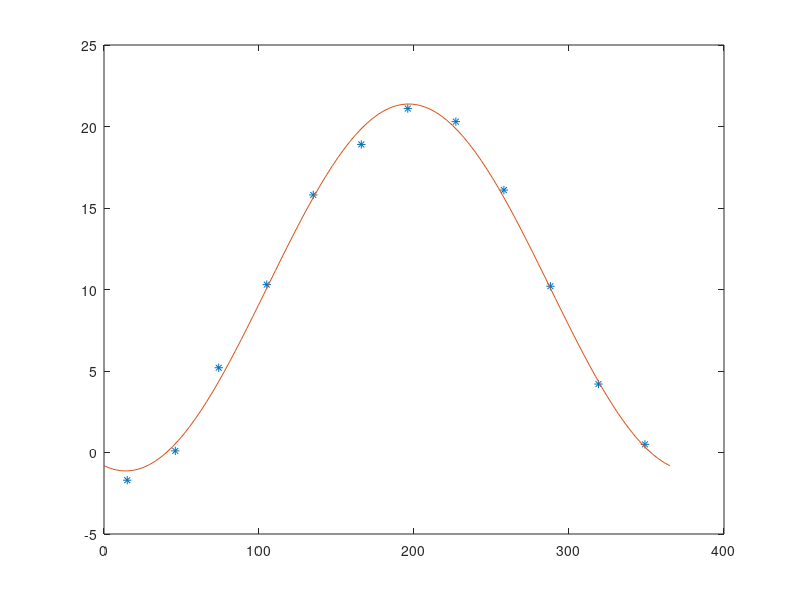

MATLAB code to generate this figure:
% lnklab2 3. feladat
% egyenelet illesztunk a pontokra valahogy valami alapjan

t = [15 46 74 105 135 166 196 227 258 288 319 349]';
f = [-1.7 0.1 5.2 10.3 15.8 18.9 21.1 20.3 16.1 10.2 4.2 0.5]';

A = [ones(size(t)) cos(2*pi*(t-14) / 365)];

x=(A'*A)\(A'*f);

tt = linspace(0, 365);
ff = x(1) + x(2)*cos(2*pi*(tt-14) / 365);

figure
plot(t, f, '*', tt, ff);